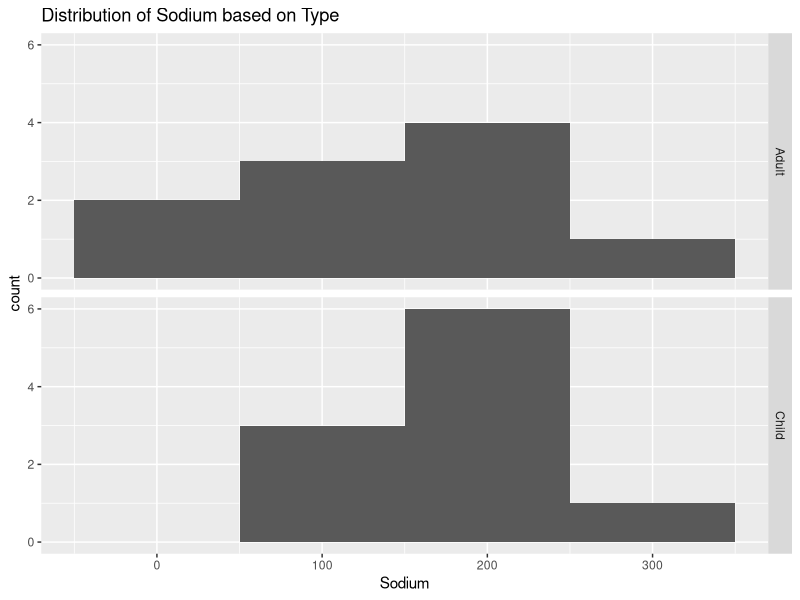
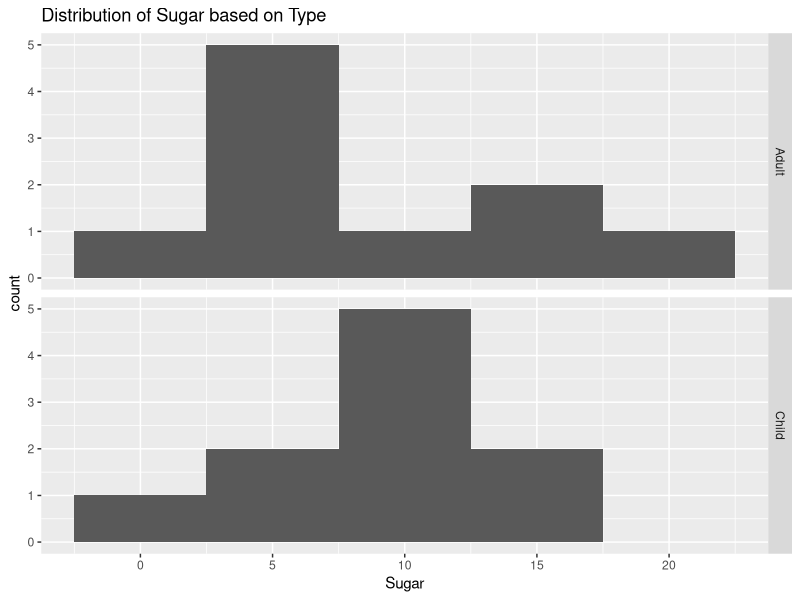
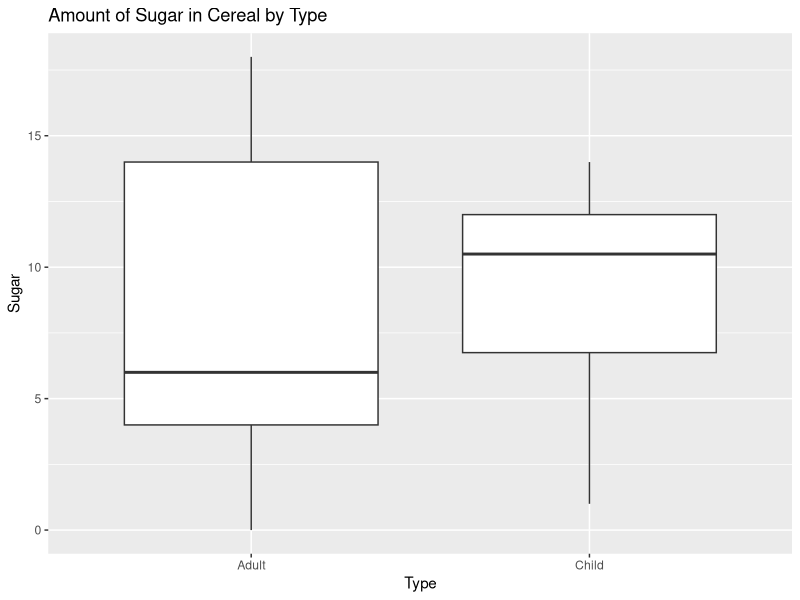

These charts were generated, in order, by the following R code:
## ---- chunk 1
#| label: setup
#| warning: false
#| message: false

library(tidyverse)
library(ggplot2)

knitr::opts_chunk$set(echo = TRUE, warning=FALSE, message=FALSE)
## ---- chunk 2
set.seed(42)
# read in the data using readr
cereal <- read_csv("_data/cereal.csv")
head(cereal, 5)
## ---- chunk 3
cereal <- mutate(cereal, `Type` = recode(`Type`,
    "A" = "Adult",
    "C" = "Child"
))
head(cereal, 5)
## ---- chunk 4
ggplot(cereal, aes(`Sodium`)) +
geom_histogram(binwidth = 100) +
facet_grid(vars(`Type`)) +
labs(title = "Distribution of Sodium based on Type")
## ---- chunk 5
ggplot(cereal, aes(`Sugar`)) +
geom_histogram(binwidth = 5) +
facet_grid(vars(`Type`)) +
labs(title = "Distribution of Sugar based on Type")
## ---- chunk 6
ggplot(cereal, aes(`Type`, `Sugar`)) +
geom_boxplot() +
labs(title = "Amount of Sugar in Cereal by Type")
